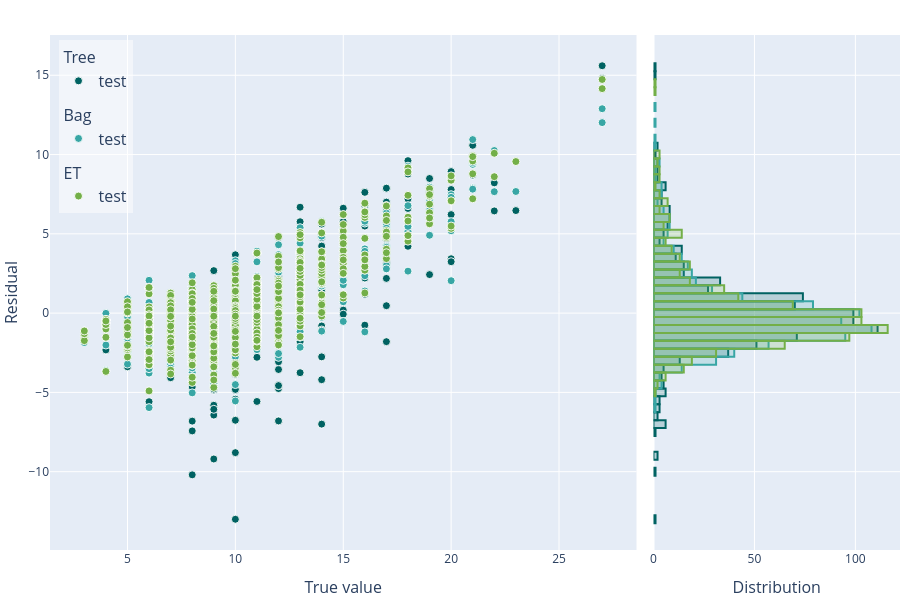

Notebook cell for this chart:
### Markdown cell above
### Analisar os resultados

### Code cell
# Use os gráficos de erros ou resíduos para verificar o desempenho dos modelos
experionml.plot_residuals()

### Figure 1 — Plotly figure (JSON) as saved in the notebook; plotly's stock layout.template omitted (floating-point values rounded to 4 significant figures; data arrays with more than 128 entries replaced by an {"elided": "..."} marker saying what was removed)
{"data": [{"hovertemplate": "(%{x}, %{y})<extra>Tree - test</extra>", "legendgroup": "Tree", "legendgrouptitle": {"font": {"size": 16}, "text": "Tree"}, "line": {"color": "rgb(0, 98, 98)", "dash": "solid", "width": 2}, "marker": {"color": "rgb(0, 98, 98)", "line": {"color": "rgba(255, 255, 255, 0.9)", "width": 1}, "size": 8, "symbol": "circle"}, "mode": "markers", "name": "test", "showlegend": true, "type": "scatter", "x": {"elided": "835 int values"}, "xaxis": "x", "y": {"elided": "835 float values"}, "yaxis": "y"}, {"bingroup": "residuals", "legendgroup": "Tree", "marker": {"color": "rgba(0, 98, 98, 0.2)", "line": {"color": "rgb(0, 98, 98)", "width": 2}}, "name": "Tree", "showlegend": false, "type": "histogram", "xaxis": "x2", "y": {"elided": "835 float values"}, "yaxis": "y"}, {"hovertemplate": "(%{x}, %{y})<extra>Bag - test</extra>", "legendgroup": "Bag", "legendgrouptitle": {"font": {"size": 16}, "text": "Bag"}, "line": {"color": "rgb(56, 166, 165)", "dash": "solid", "width": 2}, "marker": {"color": "rgb(56, 166, 165)", "line": {"color": "rgba(255, 255, 255, 0.9)", "width": 1}, "size": 8, "symbol": "circle"}, "mode": "markers", "name": "test", "showlegend": true, "type": "scatter", "x": {"elided": "835 int values"}, "xaxis": "x", "y": {"elided": "835 float values"}, "yaxis": "y"}, {"bingroup": "residuals", "legendgroup": "Bag", "marker": {"color": "rgba(56, 166, 165, 0.2)", "line": {"color": "rgb(56, 166, 165)", "width": 2}}, "name": "Bag", "showlegend": false, "type": "histogram", "xaxis": "x2", "y": {"elided": "835 float values"}, "yaxis": "y"}, {"hovertemplate": "(%{x}, %{y})<extra>ET - test</extra>", "legendgroup": "ET", "legendgrouptitle": {"font": {"size": 16}, "text": "ET"}, "line": {"color": "rgb(115, 175, 72)", "dash": "solid", "width": 2}, "marker": {"color": "rgb(115, 175, 72)", "line": {"color": "rgba(255, 255, 255, 0.9)", "width": 1}, "size": 8, "symbol": "circle"}, "mode": "markers", "name": "test", "showlegend": true, "type": "scatter", "x": {"elided": "835 int values"}, "xaxis": "x", "y": {"elided": "835 float values"}, "yaxis": "y"}, {"bingroup": "residuals", "legendgroup": "ET", "marker": {"color": "rgba(115, 175, 72, 0.2)", "line": {"color": "rgb(115, 175, 72)", "width": 2}}, "name": "ET", "showlegend": false, "type": "histogram", "xaxis": "x2", "y": {"elided": "835 float values"}, "yaxis": "y"}], "layout": {"barmode": "overlay", "font": {"size": 12}, "height": 600, "hoverlabel": {"font": {"size": 16}}, "legend": {"bgcolor": "rgba(255, 255, 255, 0.5)", "font": {"size": 16}, "groupclick": "togglegroup", "traceorder": "grouped", "x": 0.01, "xanchor": "left", "y": 0.99, "yanchor": "top"}, "margin": {"b": 50, "l": 50, "pad": 0, "r": 0, "t": 35}, "showlegend": true, "title": {"font": {"size": 24}, "pad": {"b": 15, "t": 15}, "x": 0.5, "xanchor": "center", "xref": "paper", "y": 1, "yanchor": "top"}, "width": 900, "xaxis": {"anchor": "y", "automargin": true, "domain": [0.0, 0.69], "title": {"font": {"size": 16}, "text": "True value"}}, "xaxis2": {"anchor": "y2", "automargin": true, "domain": [0.71, 1.0], "title": {"font": {"size": 16}, "text": "Distribution"}}, "yaxis": {"anchor": "x", "automargin": true, "domain": [0.0, 1.0], "showgrid": true, "title": {"font": {"size": 16}, "text": "Residual"}}, "yaxis2": {"anchor": "x2", "automargin": true, "domain": [0.0, 1.0], "title": {"font": {"size": 16}}, "zerolinecolor": "rgba(255, 255, 255, 0.5)", "zerolinewidth": 1}}}
